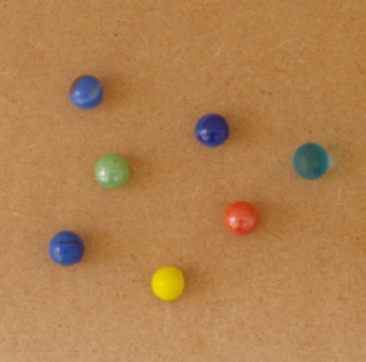
#> input picture billes.png, 366 x 362 px
$ python imageSeg.py
#> lines starting #> are read from the running program, lines starting #| are printed output that depends on the picture; after the words box and inside, x2 and y2 are one past the last pixel; in counts of white or black regions, pixels touching at a corner belong together
"""
La segmentation d'une image par sélection de couleurs consiste à
extraire des plages de pixels ayant une certaine couleur.
Cela permet de repérer des objets en fonction de leur couleur.

Ce document montre comment effectuer cette segmentation avec OpenCV.
La représentation des couleurs RVB et la conversion en TSL sont expliquées
dans Espace des couleurs RVB.
"""

import cv2 as cv
from matplotlib.pyplot import *
from matplotlib import cm
import numpy
import math

"""
On traite la photographie suivante,
qui comporte des billes colorées posées sur un plan en bois.
OpenCV range les couches dans l'ordre BGR (Blue,Green,Red).
Pour afficher l'image avec Matplotlib, il faut les mettre dans l'ordre RGB.
"""
img1 = cv.imread("billes.png")
#> img1 is the input picture: shape (362, 366, 3); mean B, G, R 79.2, 128.4, 176.5
img2 = cv.cvtColor(img1,cv.COLOR_BGR2RGB)
figure(figsize=(4,4))
cv.imshow("lll",img2)
red,green,blue = cv.split(img2)
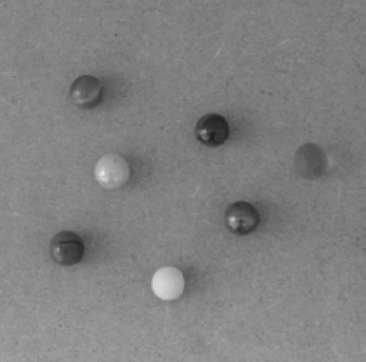
#> green: shape (362, 366); min 31, max 233, mean 128.4
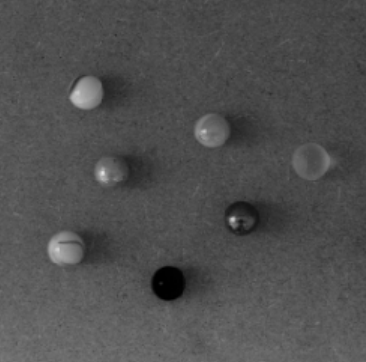
#> blue: shape (362, 366); min 0, max 226, mean 79.2
figure(figsize=(12,4))
subplot(131)
cv.imshow("Red",red)
subplot(132)
cv.imshow("Green",green)
subplot(133)
cv.imshow("Blue",blue)
cv.waitKey(0)


"""
La couche rouge permet de discriminer les billes bleues et vertes,
qui apparaissent très sombres car elles comportent très peu de rouge.
Pour segmenter l'image, il faut effectuer un seuillage :
"""
seuil=110.0
ret,seg_red = cv.threshold(red,seuil,255.0,cv.THRESH_BINARY_INV)
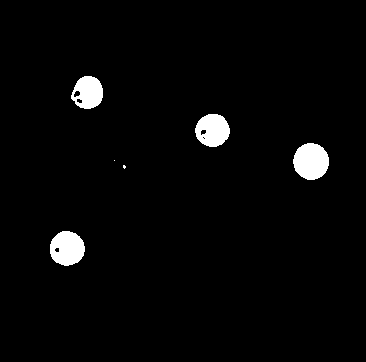
#> seg_red: shape (362, 366); 2.7% white; 6 white regions (2 under 20 px), largest, box (x1, y1, x2, y2) and area: (293, 143, 329, 180) 1036, (50, 231, 85, 266) 942, (195, 114, 230, 147) 873, (71, 76, 103, 109) 770
#> ret = 110
figure(figsize=(4,4))
cv.imshow("segmentation red",seg_red)
cv.waitKey(0)


seuil=200.0
ret,seg_red = cv.threshold(red,seuil,255.0,cv.THRESH_BINARY)
#> seg_red: shape (362, 366); 0.88% white; 19 white regions (17 under 20 px), largest, box (x1, y1, x2, y2) and area: (151, 268, 178, 300) 659, (225, 206, 249, 234) 452
#> ret = 200
figure(figsize=(4,4))
cv.imshow("segmentation red",seg_red)

"""
La bille rouge n'est pas bien sélectionnée car une partie a une luminosité proche du fond
sur la couche rouge. Voila ce qui arrive si on abaisse le seuil :
"""
seuil=190.0
ret,seg_red = cv.threshold(red,seuil,255.0,cv.THRESH_BINARY)
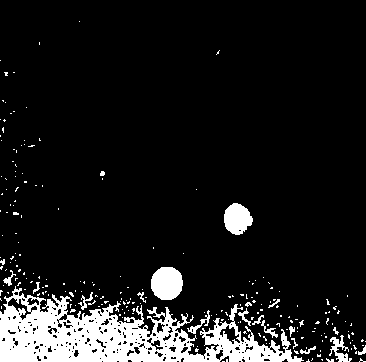
#> seg_red: shape (362, 366); 10.6% white; 231 white regions (210 under 20 px), largest, box (x1, y1, x2, y2) and area: (0, 286, 304, 362) 10662, (151, 267, 183, 300) 855, (224, 203, 253, 235) 670
#> ret = 190
figure(figsize=(4,4))
cv.imshow("Segmentation Red",seg_red)
cv.waitKey(0)
cv.destroyAllWindows()

"""
3. Couches TSL
La conversion d'une image RVB en image TSL est expliquée dans Espace des couleurs RVB.
 T est la teinte, qui est un angle en degrés,
 S est la saturation,
 et L la luminance.
 Le format correspondant dans openCV est HSV (Hue,Saturation,Value).
"""
hsv = cv.cvtColor(img1,cv.COLOR_BGR2HSV)
#> hsv: shape (362, 366, 3); mean H, S, V 18, 143.4, 178
hue,sat,val = cv.split(hsv)
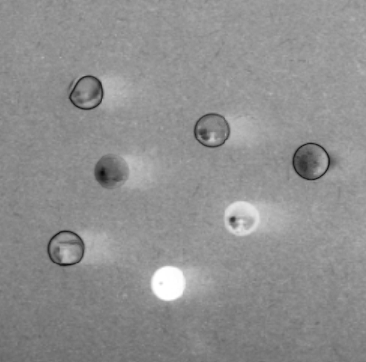
#> sat: shape (362, 366); min 9, max 255, mean 143.4
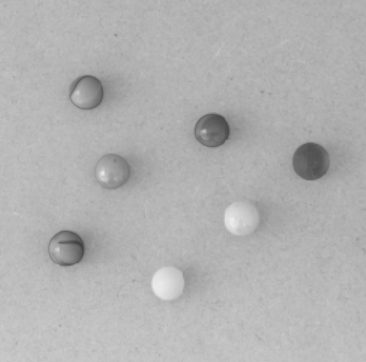
#> val: shape (362, 366); min 64, max 236, mean 178
figure(figsize=(12,4))
subplot(131)
cv.imshow("Hue",hue)
subplot(132)
cv.imshow("Saturation",sat)
subplot(133)
cv.imshow("Value",val)
cv.waitKey(0)


"""
La couche T permet de sélectionner des pixels on fonction de leur teinte.
Par exemple, pour sélectionner les pixels jaunes,
il faut sélectionner les pixels dont la teinte est dans une plage située à environ
45 degrés.
Dans OpenCV, les valeurs de teinte sont en faite comprises entre 0 et 180,
de manière à pouvoir les représenter sur une image en niveaux de gris.
Il faut donc diviser les angles par deux.
"""


lower = numpy.array([36/2],dtype=numpy.uint8)
upper = numpy.array([60/2],dtype=numpy.uint8)
seg_hue = cv.inRange(hue,lower,upper)
#> seg_hue: shape (362, 366); 1.1% white; 7 white regions (3 under 20 px), largest, box (x1, y1, x2, y2) and area: (149, 265, 186, 302) 1038, (93, 153, 131, 190) 235, (305, 142, 334, 179) 110, (292, 144, 304, 170) 36
figure(figsize=(4,4))
cv.imshow("Segmentation Hue",seg_hue)

"""
La bille jaune est très bien isolée,
mais il y a aussi un contour sur deux billes vertes.
L'examen de la couche S (saturation) montre que ces contours
sont sans doute beaucoup moins saturés que le jaune de la bille.
Nous allons donc faire une sélection directement sur l'image HSV,
en choisissant aussi une plage de saturation :

"""
lower = numpy.array([36/2,180,0],dtype=numpy.uint8)
upper = numpy.array([60/2,255,255],dtype=numpy.uint8)
seg = cv.inRange(hsv,lower,upper)
#> seg: shape (362, 366); 0.77% white; 3 white regions (2 under 20 px), largest, box (x1, y1, x2, y2) and area: (151, 265, 186, 301) 1000
figure(figsize=(4,4))
cv.imshow("Segmentation",seg)

"""
Une fois la bille jaune isolée,
on peut obtenir sa position en calculant le barycentre des pixels blancs.
La teinte verte se situe vers 90 degrés.
On peut sélectionner une bille verte :
"""
lower = numpy.array([70/2,0,0],dtype=numpy.uint8)
upper = numpy.array([100/2,255,255],dtype=numpy.uint8)
seg = cv.inRange(hsv,lower,upper)
#> seg: shape (362, 366); 0.6% white; 16 white regions (15 under 20 px), largest, box (x1, y1, x2, y2) and area: (96, 155, 127, 187) 775
figure(figsize=(4,4))
cv.imshow("Segmentation",seg)

"""
La teinte rouge se situe vers 0 degré :
"""


lower = numpy.array([0,190,0],dtype=numpy.uint8)
upper = numpy.array([15,255,255],dtype=numpy.uint8)
seg = cv.inRange(hsv,lower,upper)
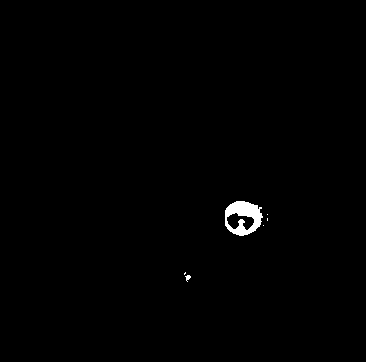
#> seg: shape (362, 366); 0.61% white; 6 white regions (4 under 20 px), largest, box (x1, y1, x2, y2) and area: (225, 201, 263, 236) 776, (185, 275, 191, 282) 23
figure(figsize=(4,4))
cv.imshow("Segmentation",seg)
cv.waitKey(0)
cv.destroyAllWindows()
"""
k=0
# Close the window when key q is pressed
while k!=113:
  # Display the image
  cv.imshow("Window", img2)
  k = cv.waitKey(0)
"""
